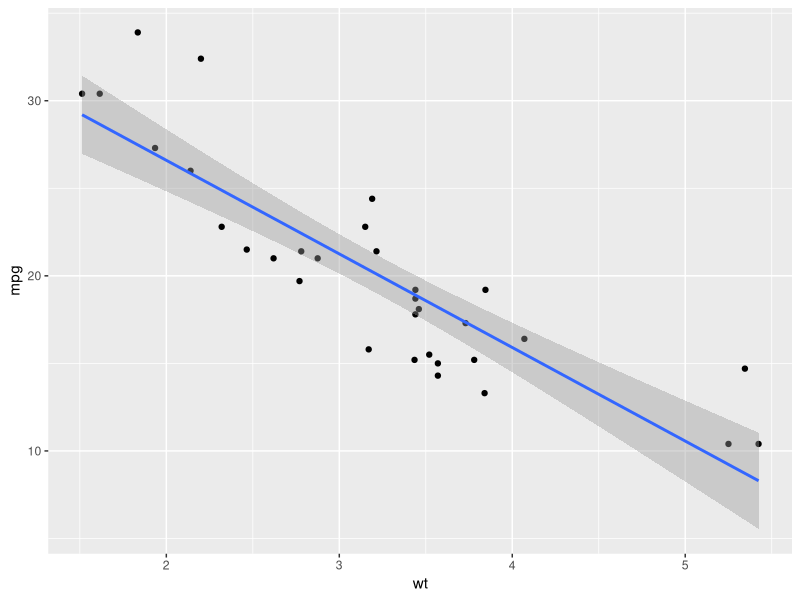
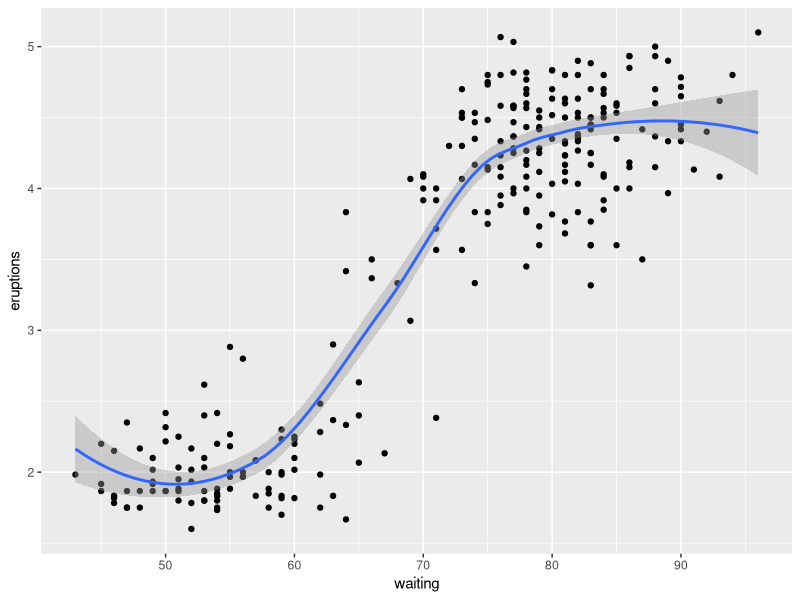
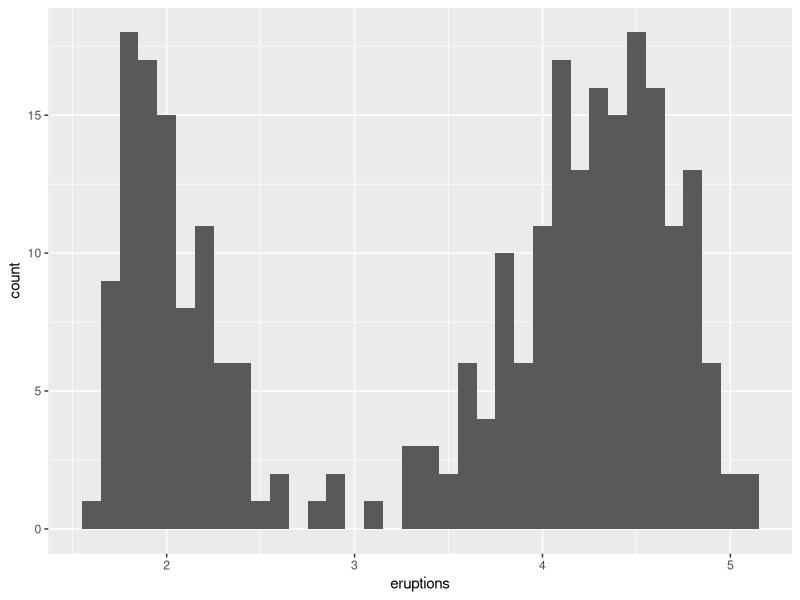

Generate these figures, in order, with R:
## ---- chunk 1
rnorm(1)
## ---- chunk 2
library(ggplot2)
ggplot(mtcars, aes(y = mpg, x = wt)) + geom_point() + stat_smooth(method = "lm")
## ---- chunk 3
ggplot(faithful, aes(y = eruptions, x = waiting)) + geom_point() + stat_smooth(method = "loess")
## ---- chunk 4
ggplot(faithful, aes(x = eruptions)) + geom_histogram(binwidth = .1)
